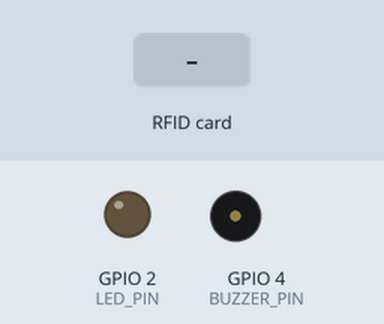
Recording of a sketch running on a simulated ESP32. On the bench: output pins drawn as LEDs (lit = HIGH), buzzer (waves = sounding). The inputs (shaded band) are chosen by the test bench. WiFi joins after 1.5 s; servers stay silent unless stated; network time is answered at once with the bench clock; the local clock reads 2024-03-15 10:24:30 at power-on unless the sketch sets it; what the sketch prints to the serial monitor is not drawn.

Above: at 2.7 s.
2.8 s: RFID card 12 34 56 78 held to the reader
At 3.2 s:
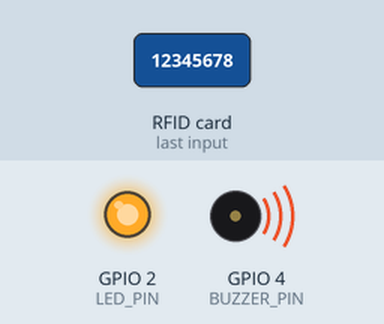
4.8 s: RFID card 63 3D 23 14 held to the reader
At 5.6 s:
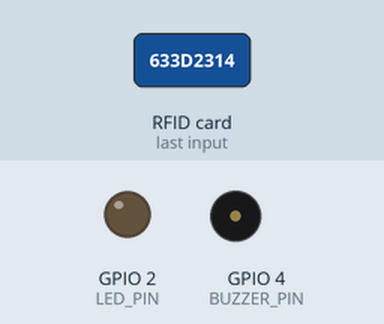
6.6 s: RFID card 63 3D 23 14 held to the reader
At 6.86 s:
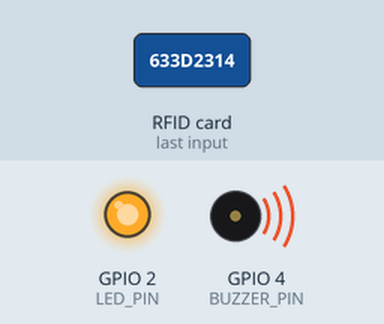
Timing chart, 0 to 9.6 s (numbered marks = the images above; inputs shaded):
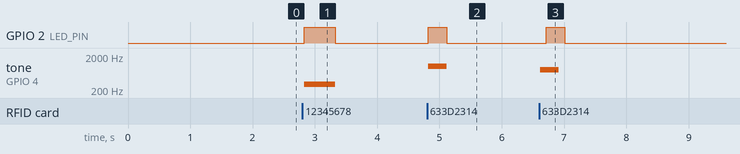

Measured:
- after the input at 2.8 s, GPIO 2 (LED_PIN): LOW → HIGH at once, → LOW 0.50 s later; tone on GPIO 4 (BUZZER_PIN): silent → 300 Hz at once, → silent 0.50 s later
- after the input at 4.8 s, GPIO 2 (LED_PIN): LOW → HIGH at once, → LOW 0.30 s later; tone on GPIO 4 (BUZZER_PIN): silent → 1000 Hz at once, → silent 0.30 s later
- after the input at 6.6 s, GPIO 2 (LED_PIN): LOW → HIGH after 0.11 s, → LOW 0.30 s later; tone on GPIO 4 (BUZZER_PIN): silent → 800 Hz at once, → silent 0.30 s later

The sketch:

rfidf.ino
```cpp
#include <WiFi.h>
#include <SPI.h>
#include <MFRC522.h>
#include <WebServer.h>
#include <NTPClient.h>
#include <WiFiUdp.h>

// Function prototypes
void handleRoot();
void handleAttendanceSheet();
void handleAccessDenied();
void handleAlreadyScanned();
void handleStatus();
String getTimestamp();

#define RST_PIN 22   // RC522 Reset pin
#define SS_PIN  21   // RC522 SDA pin
#define BUZZER_PIN  4  // Buzzer pin
#define LED_PIN     2  // LED pin

MFRC522 mfrc522(SS_PIN, RST_PIN);
WebServer server(80);
WiFiUDP ntpUDP;
NTPClient timeClient(ntpUDP, "pool.ntp.org");

// WiFi credentials
const char* ssid = "Shang Chii";
const char* password = "12345678";

// Structure for storing user details
struct User {
  String uid;
  String name;
  String id;
  String timestamp;
  bool scanned;
};

// Predefined users
User users[] = {
  {"633D2314", "Bhargav Ram", "BT22ECE107", "", false},
  {"23078DDC", "Manikanta", "BT22ECE106", "", false},
  {"E305FB27", "Shiva", "BT22ECE104", "", false},
  {"831892F5", "Amanikanta", "BT22ECE105", "", false}
};

const int userCount = sizeof(users) / sizeof(users[0]);
String lastMessage = "Ready to scan cards...";
String lastUID = "";
String lastStatus = "";
String currentUserName = "";
String currentUserID = "";
bool newScan = false;

void setup() {
  Serial.begin(115200);
  SPI.begin();
  mfrc522.PCD_Init();

  WiFi.begin(ssid, password);
  Serial.println("Connecting to WiFi...");
  while (WiFi.status() != WL_CONNECTED) {
    delay(500);
    Serial.print(".");
  }
  Serial.println("\nConnected to WiFi! IP address: ");
  Serial.println(WiFi.localIP());

  timeClient.begin();
  timeClient.setTimeOffset(19800); // UTC+5:30 for IST

  server.on("/", handleRoot);
  server.on("/attendance", handleAttendanceSheet);
  server.on("/access-denied", handleAccessDenied);
  server.on("/already-scanned", handleAlreadyScanned);
  server.on("/status", handleStatus);
  server.begin();
  Serial.println("Web server started");

  pinMode(BUZZER_PIN, OUTPUT);
  pinMode(LED_PIN, OUTPUT);

  Serial.println("System initialized. Ready to scan cards...");
}

void loop() {
  server.handleClient();
  timeClient.update();

  if (!mfrc522.PICC_IsNewCardPresent() || !mfrc522.PICC_ReadCardSerial()) {
    return;
  }

  String scannedUID = "";
  for (byte i = 0; i < mfrc522.uid.size; i++) {
    scannedUID += String(mfrc522.uid.uidByte[i], HEX);
  }
  scannedUID.toUpperCase();

  Serial.print("Scanned UID: ");
  Serial.println(scannedUID);

  bool knownUser = false;
  bool alreadyScanned = false;
  User* currentUser = nullptr;

  for (int i = 0; i < userCount; i++) {
    if (scannedUID == users[i].uid) {
      knownUser = true;
      currentUser = &users[i];
      currentUserName = users[i].name;
      currentUserID = users[i].id;
      if (users[i].scanned) {
        alreadyScanned = true;
      } else {
        users[i].timestamp = getTimestamp();
        users[i].scanned = true;
        newScan = true;
      }
      break;
    }
  }

  lastUID = scannedUID;

  if (knownUser) {
    if (alreadyScanned) {
      lastMessage = "ALREADY SCANNED: " + currentUser->name + " (" + currentUser->id + ")";
      lastStatus = "already";
      tone(BUZZER_PIN, 800, 200);
      delay(100);
      tone(BUZZER_PIN, 800, 200);
      server.sendHeader("Location", "/already-scanned");
      server.send(303);
    } else {
      lastMessage = "ACCESS GRANTED: " + currentUser->name + " (" + currentUser->id + ")";
      lastStatus = "granted";
      tone(BUZZER_PIN, 1000, 300);
    }
    digitalWrite(LED_PIN, HIGH);
    delay(300);
    digitalWrite(LED_PIN, LOW);
  } else {
    lastMessage = "NO ACCESS: Unknown card " + scannedUID;
    lastStatus = "denied";
    tone(BUZZER_PIN, 300, 500);
    digitalWrite(LED_PIN, HIGH);
    delay(500);
    digitalWrite(LED_PIN, LOW);
    server.sendHeader("Location", "/access-denied");
    server.send(303);
  }

  Serial.println(lastMessage);
}

String getTimestamp() {
  timeClient.update();
  unsigned long epochTime = timeClient.getEpochTime();
  struct tm *ptm = gmtime ((time_t *)&epochTime);

  int monthDay = ptm->tm_mday;
  int currentMonth = ptm->tm_mon+1;
  int currentYear = ptm->tm_year+1900;
  String currentDate = String(currentYear) + "-" + String(currentMonth) + "-" + String(monthDay);

  String hours = String(timeClient.getHours());
  String minutes = String(timeClient.getMinutes());
  String seconds = String(timeClient.getSeconds());

  if (hours.length() == 1) hours = "0" + hours;
  if (minutes.length() == 1) minutes = "0" + minutes;
  if (seconds.length() == 1) seconds = "0" + seconds;

  return currentDate + " " + hours + ":" + minutes + ":" + seconds;
}

void handleRoot() {
  String currentTime = getTimestamp();

  String page = R"=====(
<!DOCTYPE html>
<html>
<head>
<title>RFID Attendance System</title>
<meta name="viewport" content="width=device-width, initial-scale=1.0">
<style>
  @import url('https://fonts.googleapis.com/css2?family=Poppins:wght@300;400;600;700&display=swap');

  :root {
    --primary: #6c5ce7;
    --secondary: #a29bfe;
    --success: #00b894;
    --warning: #fdcb6e;
    --danger: #d63031;
    --light: #f5f6fa;
    --dark: #2d3436;
    --white: #ffffff;
  }

  body {
    font-family: 'Poppins', sans-serif;
    margin: 0;
    padding: 0;
    display: flex;
    justify-content: center;
    align-items: center;
    min-height: 100vh;
    background: linear-gradient(135deg, var(--primary), var(--secondary));
    color: var(--dark);
  }

  .card {
    width: 90%;
    max-width: 500px;
    background: rgba(255, 255, 255, 0.95);
    border-radius: 20px;
    padding: 2rem;
    box-shadow: 0 10px 30px rgba(0, 0, 0, 0.2);
    backdrop-filter: blur(10px);
    border: 1px solid rgba(255, 255, 255, 0.2);
    animation: fadeIn 0.5s ease-out;
  }

  @keyframes fadeIn {
    from { opacity: 0; transform: translateY(20px); }
    to { opacity: 1; transform: translateY(0); }
  }

  h1 {
    color: var(--primary);
    text-align: center;
    margin-bottom: 1.5rem;
    font-weight: 700;
    font-size: 2rem;
    background: linear-gradient(to right, var(--primary), var(--secondary));
    -webkit-background-clip: text;
    -webkit-text-fill-color: transparent;
  }

  .time-display {
    background: var(--white);
    padding: 0.8rem;
    border-radius: 10px;
    margin-bottom: 1.5rem;
    text-align: center;
    font-weight: 600;
    color: var(--primary);
    box-shadow: 0 4px 6px rgba(0, 0, 0, 0.1);
  }

  .status-box {
    padding: 1.5rem;
    margin: 1.5rem 0;
    border-radius: 12px;
    text-align: center;
    font-weight: 500;
    box-shadow: 0 4px 15px rgba(0, 0, 0, 0.1);
    transition: all 0.3s ease;
    border-left: 5px solid;
  }

  .status-default {
    background: linear-gradient(135deg, #f5f7fa, #c3cfe2);
    border-left-color: var(--primary);
  }

  .status-granted {
    background: linear-gradient(135deg, #d4edda, #c3e6cb);
    border-left-color: var(--success);
  }

  .btn {
    display: inline-block;
    padding: 0.8rem 1.8rem;
    margin: 0.5rem;
    border-radius: 50px;
    font-weight: 600;
    text-decoration: none;
    text-align: center;
    transition: all 0.3s ease;
    box-shadow: 0 4px 15px rgba(0, 0, 0, 0.1);
    border: none;
    cursor: pointer;
  }

  .btn-primary {
    background: linear-gradient(135deg, var(--primary), var(--secondary));
    color: var(--white);
  }

  .btn-primary:hover {
    transform: translateY(-3px);
    box-shadow: 0 8px 25px rgba(108, 92, 231, 0.3);
  }

  .scan-icon {
    font-size: 3rem;
    text-align: center;
    margin: 1rem 0;
    color: var(--primary);
  }

  .instruction {
    text-align: center;
    color: var(--dark);
    margin-bottom: 1.5rem;
    font-size: 1.1rem;
  }
</style>
<script>
  function updateStatus() {
    fetch('/status')
      .then(response => response.json())
      .then(data => {
        // Update status box appearance
        const statusBox = document.getElementById('status-box');
        statusBox.className = 'status-box status-' + (data.status || 'default');
        document.getElementById('status-message').innerHTML = data.message;
      });
  }
  setInterval(updateStatus, 1000);
</script>
</head>
<body>
<div class="card">
  <h1>RFID Attendance System</h1>
  <div class="time-display" id="datetime">)=====" + currentTime + R"=====(</div>
  <div class="scan-icon">⌨</div>
  <p class="instruction">Scan your ID card to mark attendance</p>
  <div id="status-box" class="status-box status-default">
    <div id="status-message">)=====" + lastMessage + R"=====(</div>
  </div>
  <div style="text-align: center;">
    <a href="/attendance" class="btn btn-primary">View Attendance</a>
  </div>
</div>
<script>
  function updateDateTime() {
    const now = new Date();
    const datetimeElement = document.getElementById('datetime');
    datetimeElement.textContent = now.toLocaleString();
  }
  setInterval(updateDateTime, 1000);
</script>
</body>
</html>
)=====";
  server.send(200, "text/html", page);
}

void handleAttendanceSheet() {
  String currentTime = getTimestamp();

  String page = R"=====(
<!DOCTYPE html>
<html>
<head>
<title>Attendance Sheet</title>
<meta name="viewport" content="width=device-width, initial-scale=1.0">
<style>
  @import url('https://fonts.googleapis.com/css2?family=Poppins:wght@300;400;600;700&display=swap');

  :root {
    --primary: #6c5ce7;
    --secondary: #a29bfe;
    --success: #00b894;
    --white: #ffffff;
    --light: #f5f6fa;
    --dark: #2d3436;
  }

  body {
    font-family: 'Poppins', sans-serif;
    margin: 0;
    padding: 20px;
    background: linear-gradient(135deg, var(--primary), var(--secondary));
  }

  .container {
    max-width: 800px;
    margin: 20px auto;
    background: rgba(255, 255, 255, 0.95);
    padding: 2rem;
    border-radius: 20px;
    box-shadow: 0 10px 30px rgba(0, 0, 0, 0.2);
    animation: fadeIn 0.5s ease-out;
  }

  h1 {
    color: var(--primary);
    text-align: center;
    margin-bottom: 1.5rem;
    font-weight: 700;
    background: linear-gradient(to right, var(--primary), var(--secondary));
    -webkit-background-clip: text;
    -webkit-text-fill-color: transparent;
  }

  .time-display {
    background: var(--white);
    padding: 0.8rem;
    border-radius: 10px;
    margin-bottom: 1.5rem;
    text-align: center;
    font-weight: 600;
    color: var(--primary);
    box-shadow: 0 4px 6px rgba(0, 0, 0, 0.1);
  }

  table {
    width: 100%;
    border-collapse: collapse;
    margin: 1.5rem 0;
    box-shadow: 0 5px 15px rgba(0, 0, 0, 0.1);
    border-radius: 12px;
    overflow: hidden;
  }

  th {
    background: linear-gradient(135deg, var(--primary), var(--secondary));
    color: var(--white);
    padding: 1rem;
    text-align: left;
    font-weight: 600;
  }

  td {
    padding: 1rem;
    border-bottom: 1px solid #eee;
  }

  tr:nth-child(even) {
    background-color: var(--light);
  }

  tr:hover {
    background-color: rgba(108, 92, 231, 0.1);
  }

  .btn {
    display: inline-block;
    padding: 0.8rem 1.8rem;
    margin: 1rem 0.5rem 0;
    border-radius: 50px;
    font-weight: 600;
    text-decoration: none;
    transition: all 0.3s ease;
    box-shadow: 0 4px 15px rgba(0, 0, 0, 0.1);
  }

  .btn-primary {
    background: linear-gradient(135deg, var(--primary), var(--secondary));
    color: var(--white);
  }

  .btn-primary:hover {
    transform: translateY(-3px);
    box-shadow: 0 8px 25px rgba(108, 92, 231, 0.3);
  }

  .empty-state {
    text-align: center;
    padding: 2rem;
    color: var(--dark);
  }
</style>
</head>
<body>
<div class="container">
  <h1>Attendance Sheet</h1>
  <div class="time-display">Current Time: )=====" + currentTime + R"=====(</div>
  <table>
    <thead>
      <tr>
        <th>Name</th>
        <th>ID</th>
        <th>Timestamp</th>
      </tr>
    </thead>
    <tbody>
)=====";

  bool hasAttendance = false;
  for (int i = 0; i < userCount; i++) {
    if (users[i].scanned) {
      page += "<tr><td>" + users[i].name + "</td><td>" + users[i].id + "</td><td>" + users[i].timestamp + "</td></tr>";
      hasAttendance = true;
    }
  }

  if (!hasAttendance) {
    page += "<tr><td colspan='3' class='empty-state'>No attendance records yet</td></tr>";
  }

  page += R"=====(
    </tbody>
  </table>
  <div style="text-align: center;">
    <a href="/" class="btn btn-primary">Back to Home</a>
  </div>
</div>
</body>
</html>
)=====";
  server.send(200, "text/html", page);
}

void handleAccessDenied() {
  String page = R"=====(
<!DOCTYPE html>
<html>
<head>
<title>Access Denied</title>
<meta name="viewport" content="width=device-width, initial-scale=1.0">
<style>
  @import url('https://fonts.googleapis.com/css2?family=Poppins:wght@300;400;600;700&display=swap');

  :root {
    --danger: #d63031;
    --danger-light: #ff7675;
    --white: #ffffff;
    --dark: #2d3436;
  }

  body {
    font-family: 'Poppins', sans-serif;
    margin: 0;
    padding: 0;
    display: flex;
    justify-content: center;
    align-items: center;
    min-height: 100vh;
    background: linear-gradient(135deg, var(--danger), var(--danger-light));
  }

  .card {
    width: 90%;
    max-width: 500px;
    background: rgba(255, 255, 255, 0.95);
    border-radius: 20px;
    padding: 2rem;
    box-shadow: 0 10px 30px rgba(0, 0, 0, 0.2);
    text-align: center;
    animation: fadeIn 0.5s ease-out;
  }

  h1 {
    color: var(--danger);
    margin-bottom: 1.5rem;
    font-weight: 700;
  }

  .denied-icon {
    font-size: 4rem;
    color: var(--danger);
    margin: 1rem 0;
    animation: pulse 1.5s infinite;
  }

  @keyframes pulse {
    0% { transform: scale(1); }
    50% { transform: scale(1.1); }
    100% { transform: scale(1); }
  }

  p {
    margin: 0.8rem 0;
    color: var(--dark);
  }

  .btn {
    display: inline-block;
    padding: 0.8rem 1.8rem;
    margin: 0.5rem;
    border-radius: 50px;
    font-weight: 600;
    text-decoration: none;
    transition: all 0.3s ease;
    box-shadow: 0 4px 15px rgba(0, 0, 0, 0.1);
  }

  .btn-danger {
    background: linear-gradient(135deg, var(--danger), var(--danger-light));
    color: var(--white);
  }

  .btn-danger:hover {
    transform: translateY(-3px);
    box-shadow: 0 8px 25px rgba(214, 48, 49, 0.3);
  }

  .btn-light {
    background: var(--white);
    color: var(--danger);
    border: 2px solid var(--danger);
  }

  .btn-light:hover {
    background: var(--danger);
    color: var(--white);
  }
</style>
</head>
<body>
<div class="card">
  <div class="denied-icon">✖</div>
  <h1>ACCESS DENIED</h1>
  <p>Card UID: )=====" + lastUID + R"=====(</p>
  <p>This card is not registered in the system</p>
  <div style="margin-top: 2rem;">
    <a href="/" class="btn btn-light">Back to Home</a>
    <a href="/attendance" class="btn btn-danger">View Attendance</a>
  </div>
</div>
</body>
</html>
)=====";
  server.send(200, "text/html", page);
}

void handleAlreadyScanned() {
  String page = R"=====(
<!DOCTYPE html>
<html>
<head>
<title>Already Scanned</title>
<meta name="viewport" content="width=device-width, initial-scale=1.0">
<style>
  @import url('https://fonts.googleapis.com/css2?family=Poppins:wght@300;400;600;700&display=swap');

  :root {
    --warning: #fdcb6e;
    --warning-dark: #e17055;
    --white: #ffffff;
    --dark: #2d3436;
  }

  body {
    font-family: 'Poppins', sans-serif;
    margin: 0;
    padding: 0;
    display: flex;
    justify-content: center;
    align-items: center;
    min-height: 100vh;
    background: linear-gradient(135deg, var(--warning), var(--warning-dark));
  }

  .card {
    width: 90%;
    max-width: 500px;
    background: rgba(255, 255, 255, 0.95);
    border-radius: 20px;
    padding: 2rem;
    box-shadow: 0 10px 30px rgba(0, 0, 0, 0.2);
    text-align: center;
    animation: fadeIn 0.5s ease-out;
  }

  h1 {
    color: var(--warning-dark);
    margin-bottom: 1.5rem;
    font-weight: 700;
  }

  .warning-icon {
    font-size: 4rem;
    color: var(--warning-dark);
    margin: 1rem 0;
    animation: bounce 1.5s infinite;
  }

  @keyframes bounce {
    0%, 100% { transform: translateY(0); }
    50% { transform: translateY(-10px); }
  }

  .user-info {
    background: rgba(253, 203, 110, 0.2);
    padding: 1rem;
    border-radius: 10px;
    margin: 1rem 0;
  }

  .btn {
    display: inline-block;
    padding: 0.8rem 1.8rem;
    margin: 0.5rem;
    border-radius: 50px;
    font-weight: 600;
    text-decoration: none;
    transition: all 0.3s ease;
    box-shadow: 0 4px 15px rgba(0, 0, 0, 0.1);
  }

  .btn-warning {
    background: linear-gradient(135deg, var(--warning), var(--warning-dark));
    color: var(--white);
  }

  .btn-warning:hover {
    transform: translateY(-3px);
    box-shadow: 0 8px 25px rgba(253, 203, 110, 0.3);
  }

  .btn-light {
    background: var(--white);
    color: var(--warning-dark);
    border: 2px solid var(--warning-dark);
  }

  .btn-light:hover {
    background: var(--warning-dark);
    color: var(--white);
  }
</style>
</head>
<body>
<div class="card">
  <div class="warning-icon">⚠</div>
  <h1>ALREADY SCANNED</h1>
  <div class="user-info">
    <p style="font-weight: 600; margin-bottom: 0.5rem;">)=====" + currentUserName + R"=====(</p>
    <p style="color: var(--warning-dark);">)=====" + currentUserID + R"=====(</p>
  </div>
  <p>This card has already been scanned today</p>
  <div style="margin-top: 2rem;">
    <a href="/" class="btn btn-light">Back to Home</a>
    <a href="/attendance" class="btn btn-warning">View Attendance</a>
  </div>
</div>
</body>
</html>
)=====";
  server.send(200, "text/html", page);
}

void handleStatus() {
  String json = "{";
  json += "\"status\":\"" + lastStatus + "\",";
  json += "\"message\":\"" + lastMessage + "\",";
  json += "\"uid\":\"" + lastUID + "\"";
  json += "}";

  server.send(200, "application/json", json);
}
```
